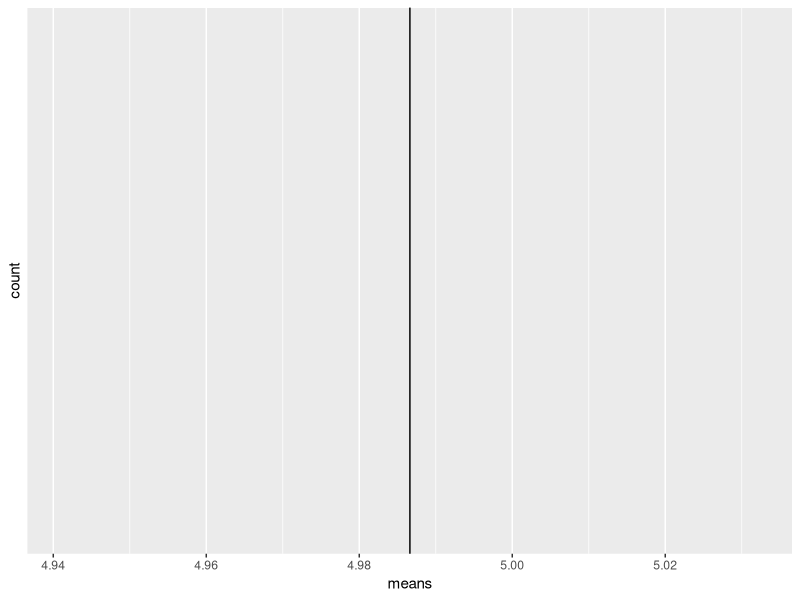
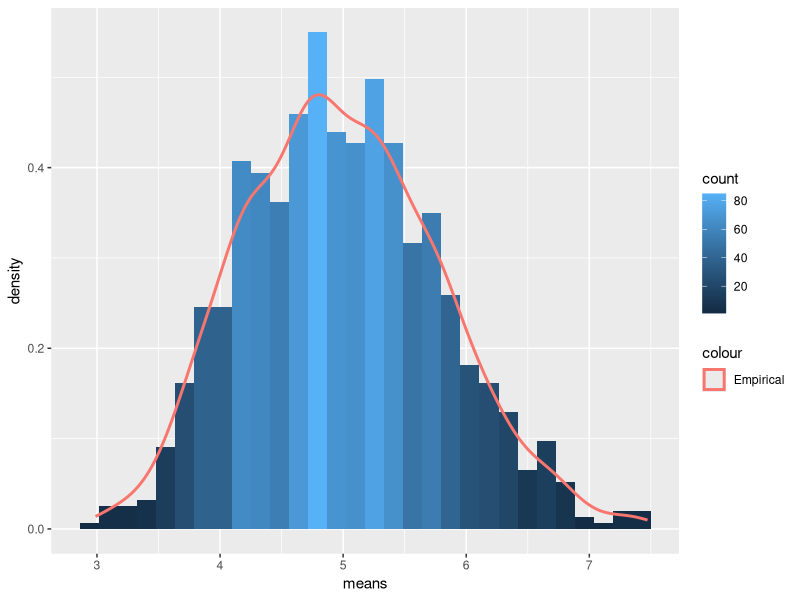

Source code (R) for these figures, in order:
## ---- chunk 1
library(ggplot2)
## ---- chunk 2
lamb <- 0.2
n <- 1000
sampsize <- 40
## ---- chunk 3
set.seed(3)
## ---- chunk 4
sampledMatrix <- matrix(rexp(sampsize*n , lamb) ,n, sampsize)
## ---- chunk 5
means <- apply(sampledMatrix,1,mean)
## ---- chunk 6
sampleData <- data.frame(cbind(sampledMatrix,means))
## ---- chunk 7
ggplot(data = sampleData , aes(means)) + geom_histogram(aes(fill=..count..) , bins = round(sqrt(1000),1)) + geom_vline(xintercept = mean(means))
## ---- chunk 8
actualMean <- mean(sampleData$means)
theoreticalMean <- 1/lamb
## ---- chunk 9
ggplot(data = sampleData , aes(means)) + geom_histogram(aes(y = ..density.. ,fill=..count.. , bins = sqrt(length(means)))) + geom_density(aes(y=..density.., colour='Empirical'), size=1)
## ---- chunk 10
actualVariance <- var(means)
theoreticalVariance <-( (1/lamb)^2)/40
## ---- chunk 11
actualConf <- actualMean +c(-1,1)*qnorm(0.95)*sqrt(actualVariance)
theoreticalConf <- theoreticalMean + c(-1,1)*qnorm(0.95)*sqrt(theoreticalVariance)
